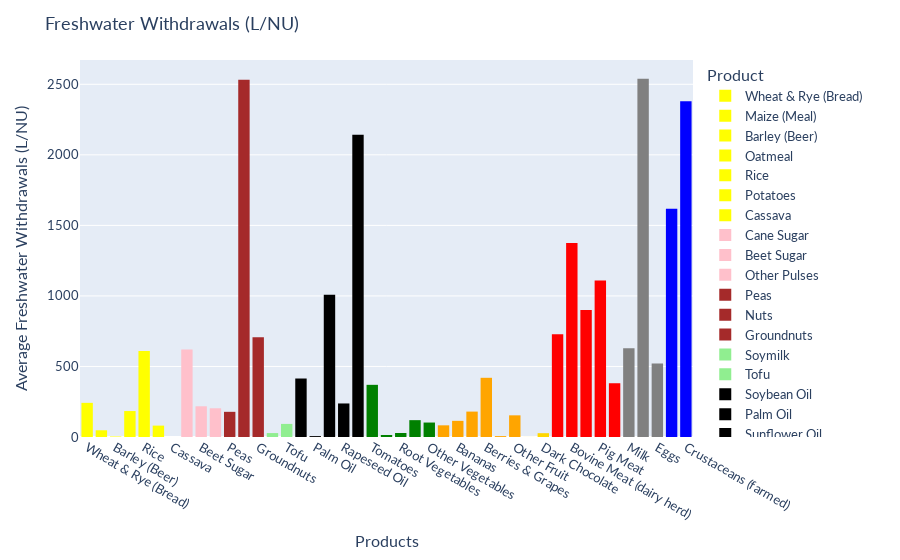

Notebook source saved alongside this figure:
### Code cell
#daan
df_land = pd.read_excel('dataset1.xls', sheet_name=1, skiprows=2,nrows=43)
colormap = {
    'Wheat & Rye (Bread)':'yellow',
    'Maize (Meal)':'yellow',
    'Barley (Beer)':'yellow',
    'Oatmeal':'yellow',
    'Rice':'yellow',
    'Potatoes':'yellow',
    'Cassava':'yellow',
    'Cane Sugar':'pink',
    'Beet Sugar':'pink',
    'Other Pulses':'pink',
    'Peas':'brown',
    'Nuts':'brown',
    'Groundnuts':'brown',
    'Soymilk':'lightgreen',
    'Tofu':'lightgreen',
    'Soybean Oil':'black',
    'Palm Oil':'black',
    'Sunflower Oil':'black',
    'Rapeseed Oil':'black',
    'Olive Oil':'black',
    'Tomatoes':'green',
    'Onions & Leeks':'green',
    'Root Vegetables':'green',
    'Brassicas':'green',
    'Other Vegetables':'green',
    'Citrus Fruit':'orange',
    'Bananas':'orange',
    'Apples':'orange',
    'Berries & Grapes':'orange',
    'Wine':'orange',
    'Other Fruit':'orange',
    'Coffee':'gold',
    'Dark Chocolate':'gold',
    'Bovine Meat (beef herd)':'red',
    'Bovine Meat (dairy herd)':'red',
    'Lamb & Mutton':'red',
    'Pig Meat':'red',
    'Poultry Meat':'red',
    'Milk':'grey',
    'Cheese':'grey',
    'Eggs':'grey',
    'Fish (farmed)':'blue',
    'Crustaceans (farmed)':'blue'
}
color_sequence = ['red', 'green', 'blue', 'orange', 'purple']
# fig = px.histogram(df_land, x='Product', y='Mean.5', color_discrete_map=colormap)
fig = px.histogram(df_land, x='Product', y='Mean.5', color='Product', color_discrete_map=colormap)
fig.update_layout(
    font=dict(
        family='Lato, "Helvetica Neue", Helvetica, Arial, "Liberation Sans", sans-serif',
        size=13,
    ),
    yaxis=dict(title='Average Freshwater Withdrawals (L/NU)'),
    xaxis=dict(title='Products'),
    title='Freshwater Withdrawals (L/NU)'
)
fig.show()

### Figure 1 — Plotly figure (JSON) as saved in the notebook; plotly's stock layout.template omitted (floating-point values rounded to 4 significant figures)
{"data": [{"alignmentgroup": "True", "bingroup": "x", "histfunc": "sum", "hovertemplate": "Product=%{x}<br>sum of Mean.5=%{y}<extra></extra>", "legendgroup": "Wheat & Rye (Bread)", "marker": {"color": "yellow", "pattern": {"shape": ""}}, "name": "Wheat & Rye (Bread)", "offsetgroup": "Wheat & Rye (Bread)", "orientation": "v", "showlegend": true, "type": "histogram", "x": ["Wheat & Rye (Bread)"], "xaxis": "x", "y": [242.0], "yaxis": "y"}, {"alignmentgroup": "True", "bingroup": "x", "histfunc": "sum", "hovertemplate": "Product=%{x}<br>sum of Mean.5=%{y}<extra></extra>", "legendgroup": "Maize (Meal)", "marker": {"color": "yellow", "pattern": {"shape": ""}}, "name": "Maize (Meal)", "offsetgroup": "Maize (Meal)", "orientation": "v", "showlegend": true, "type": "histogram", "x": ["Maize (Meal)"], "xaxis": "x", "y": [47.69], "yaxis": "y"}, {"alignmentgroup": "True", "bingroup": "x", "histfunc": "sum", "hovertemplate": "Product=%{x}<br>sum of Mean.5=%{y}<extra></extra>", "legendgroup": "Barley (Beer)", "marker": {"color": "yellow", "pattern": {"shape": ""}}, "name": "Barley (Beer)", "offsetgroup": "Barley (Beer)", "orientation": "v", "showlegend": true, "type": "histogram", "x": ["Barley (Beer)"], "xaxis": "x", "y": [3.42], "yaxis": "y"}, {"alignmentgroup": "True", "bingroup": "x", "histfunc": "sum", "hovertemplate": "Product=%{x}<br>sum of Mean.5=%{y}<extra></extra>", "legendgroup": "Oatmeal", "marker": {"color": "yellow", "pattern": {"shape": ""}}, "name": "Oatmeal", "offsetgroup": "Oatmeal", "orientation": "v", "showlegend": true, "type": "histogram", "x": ["Oatmeal"], "xaxis": "x", "y": [183.9], "yaxis": "y"}, {"alignmentgroup": "True", "bingroup": "x", "histfunc": "sum", "hovertemplate": "Product=%{x}<br>sum of Mean.5=%{y}<extra></extra>", "legendgroup": "Rice", "marker": {"color": "yellow", "pattern": {"shape": ""}}, "name": "Rice", "offsetgroup": "Rice", "orientation": "v", "showlegend": true, "type": "histogram", "x": ["Rice"], "xaxis": "x", "y": [610.0], "yaxis": "y"}, {"alignmentgroup": "True", "bingroup": "x", "histfunc": "sum", "hovertemplate": "Product=%{x}<br>sum of Mean.5=%{y}<extra></extra>", "legendgroup": "Potatoes", "marker": {"color": "yellow", "pattern": {"shape": ""}}, "name": "Potatoes", "offsetgroup": "Potatoes", "orientation": "v", "showlegend": true, "type": "histogram", "x": ["Potatoes"], "xaxis": "x", "y": [80.74], "yaxis": "y"}, {"alignmentgroup": "True", "bingroup": "x", "histfunc": "sum", "hovertemplate": "Product=%{x}<br>sum of Mean.5=%{y}<extra></extra>", "legendgroup": "Cassava", "marker": {"color": "yellow", "pattern": {"shape": ""}}, "name": "Cassava", "offsetgroup": "Cassava", "orientation": "v", "showlegend": true, "type": "histogram", "x": ["Cassava"], "xaxis": "x", "y": [0], "yaxis": "y"}, {"alignmentgroup": "True", "bingroup": "x", "histfunc": "sum", "hovertemplate": "Product=%{x}<br>sum of Mean.5=%{y}<extra></extra>", "legendgroup": "Cane Sugar", "marker": {"color": "pink", "pattern": {"shape": ""}}, "name": "Cane Sugar", "offsetgroup": "Cane Sugar", "orientation": "v", "showlegend": true, "type": "histogram", "x": ["Cane Sugar"], "xaxis": "x", "y": [620.1], "yaxis": "y"}, {"alignmentgroup": "True", "bingroup": "x", "histfunc": "sum", "hovertemplate": "Product=%{x}<br>sum of Mean.5=%{y}<extra></extra>", "legendgroup": "Beet Sugar", "marker": {"color": "pink", "pattern": {"shape": ""}}, "name": "Beet Sugar", "offsetgroup": "Beet Sugar", "orientation": "v", "showlegend": true, "type": "histogram", "x": ["Beet Sugar"], "xaxis": "x", "y": [217.7], "yaxis": "y"}, {"alignmentgroup": "True", "bingroup": "x", "histfunc": "sum", "hovertemplate": "Product=%{x}<br>sum of Mean.5=%{y}<extra></extra>", "legendgroup": "Other Pulses", "marker": {"color": "pink", "pattern": {"shape": ""}}, "name": "Other Pulses", "offsetgroup": "Other Pulses", "orientation": "v", "showlegend": true, "type": "histogram", "x": ["Other Pulses"], "xaxis": "x", "y": [203.5], "yaxis": "y"}, {"alignmentgroup": "True", "bingroup": "x", "histfunc": "sum", "hovertemplate": "Product=%{x}<br>sum of Mean.5=%{y}<extra></extra>", "legendgroup": "Peas", "marker": {"color": "brown", "pattern": {"shape": ""}}, "name": "Peas", "offsetgroup": "Peas", "orientation": "v", "showlegend": true, "type": "histogram", "x": ["Peas"], "xaxis": "x", "y": [178.5], "yaxis": "y"}, {"alignmentgroup": "True", "bingroup": "x", "histfunc": "sum", "hovertemplate": "Product=%{x}<br>sum of Mean.5=%{y}<extra></extra>", "legendgroup": "Nuts", "marker": {"color": "brown", "pattern": {"shape": ""}}, "name": "Nuts", "offsetgroup": "Nuts", "orientation": "v", "showlegend": true, "type": "histogram", "x": ["Nuts"], "xaxis": "x", "y": [2531.0], "yaxis": "y"}, {"alignmentgroup": "True", "bingroup": "x", "histfunc": "sum", "hovertemplate": "Product=%{x}<br>sum of Mean.5=%{y}<extra></extra>", "legendgroup": "Groundnuts", "marker": {"color": "brown", "pattern": {"shape": ""}}, "name": "Groundnuts", "offsetgroup": "Groundnuts", "orientation": "v", "showlegend": true, "type": "histogram", "x": ["Groundnuts"], "xaxis": "x", "y": [707.5], "yaxis": "y"}, {"alignmentgroup": "True", "bingroup": "x", "histfunc": "sum", "hovertemplate": "Product=%{x}<br>sum of Mean.5=%{y}<extra></extra>", "legendgroup": "Soymilk", "marker": {"color": "lightgreen", "pattern": {"shape": ""}}, "name": "Soymilk", "offsetgroup": "Soymilk", "orientation": "v", "showlegend": true, "type": "histogram", "x": ["Soymilk"], "xaxis": "x", "y": [27.8], "yaxis": "y"}, {"alignmentgroup": "True", "bingroup": "x", "histfunc": "sum", "hovertemplate": "Product=%{x}<br>sum of Mean.5=%{y}<extra></extra>", "legendgroup": "Tofu", "marker": {"color": "lightgreen", "pattern": {"shape": ""}}, "name": "Tofu", "offsetgroup": "Tofu", "orientation": "v", "showlegend": true, "type": "histogram", "x": ["Tofu"], "xaxis": "x", "y": [92.87], "yaxis": "y"}, {"alignmentgroup": "True", "bingroup": "x", "histfunc": "sum", "hovertemplate": "Product=%{x}<br>sum of Mean.5=%{y}<extra></extra>", "legendgroup": "Soybean Oil", "marker": {"color": "black", "pattern": {"shape": ""}}, "name": "Soybean Oil", "offsetgroup": "Soybean Oil", "orientation": "v", "showlegend": true, "type": "histogram", "x": ["Soybean Oil"], "xaxis": "x", "y": [414.6], "yaxis": "y"}, {"alignmentgroup": "True", "bingroup": "x", "histfunc": "sum", "hovertemplate": "Product=%{x}<br>sum of Mean.5=%{y}<extra></extra>", "legendgroup": "Palm Oil", "marker": {"color": "black", "pattern": {"shape": ""}}, "name": "Palm Oil", "offsetgroup": "Palm Oil", "orientation": "v", "showlegend": true, "type": "histogram", "x": ["Palm Oil"], "xaxis": "x", "y": [6.4], "yaxis": "y"}, {"alignmentgroup": "True", "bingroup": "x", "histfunc": "sum", "hovertemplate": "Product=%{x}<br>sum of Mean.5=%{y}<extra></extra>", "legendgroup": "Sunflower Oil", "marker": {"color": "black", "pattern": {"shape": ""}}, "name": "Sunflower Oil", "offsetgroup": "Sunflower Oil", "orientation": "v", "showlegend": true, "type": "histogram", "x": ["Sunflower Oil"], "xaxis": "x", "y": [1008.0], "yaxis": "y"}, {"alignmentgroup": "True", "bingroup": "x", "histfunc": "sum", "hovertemplate": "Product=%{x}<br>sum of Mean.5=%{y}<extra></extra>", "legendgroup": "Rapeseed Oil", "marker": {"color": "black", "pattern": {"shape": ""}}, "name": "Rapeseed Oil", "offsetgroup": "Rapeseed Oil", "orientation": "v", "showlegend": true, "type": "histogram", "x": ["Rapeseed Oil"], "xaxis": "x", "y": [237.7], "yaxis": "y"}, {"alignmentgroup": "True", "bingroup": "x", "histfunc": "sum", "hovertemplate": "Product=%{x}<br>sum of Mean.5=%{y}<extra></extra>", "legendgroup": "Olive Oil", "marker": {"color": "black", "pattern": {"shape": ""}}, "name": "Olive Oil", "offsetgroup": "Olive Oil", "orientation": "v", "showlegend": true, "type": "histogram", "x": ["Olive Oil"], "xaxis": "x", "y": [2142.0], "yaxis": "y"}, {"alignmentgroup": "True", "bingroup": "x", "histfunc": "sum", "hovertemplate": "Product=%{x}<br>sum of Mean.5=%{y}<extra></extra>", "legendgroup": "Tomatoes", "marker": {"color": "green", "pattern": {"shape": ""}}, "name": "Tomatoes", "offsetgroup": "Tomatoes", "orientation": "v", "showlegend": true, "type": "histogram", "x": ["Tomatoes"], "xaxis": "x", "y": [369.8], "yaxis": "y"}, {"alignmentgroup": "True", "bingroup": "x", "histfunc": "sum", "hovertemplate": "Product=%{x}<br>sum of Mean.5=%{y}<extra></extra>", "legendgroup": "Onions & Leeks", "marker": {"color": "green", "pattern": {"shape": ""}}, "name": "Onions & Leeks", "offsetgroup": "Onions & Leeks", "orientation": "v", "showlegend": true, "type": "histogram", "x": ["Onions & Leeks"], "xaxis": "x", "y": [14.3], "yaxis": "y"}, {"alignmentgroup": "True", "bingroup": "x", "histfunc": "sum", "hovertemplate": "Product=%{x}<br>sum of Mean.5=%{y}<extra></extra>", "legendgroup": "Root Vegetables", "marker": {"color": "green", "pattern": {"shape": ""}}, "name": "Root Vegetables", "offsetgroup": "Root Vegetables", "orientation": "v", "showlegend": true, "type": "histogram", "x": ["Root Vegetables"], "xaxis": "x", "y": [28.4], "yaxis": "y"}, {"alignmentgroup": "True", "bingroup": "x", "histfunc": "sum", "hovertemplate": "Product=%{x}<br>sum of Mean.5=%{y}<extra></extra>", "legendgroup": "Brassicas", "marker": {"color": "green", "pattern": {"shape": ""}}, "name": "Brassicas", "offsetgroup": "Brassicas", "orientation": "v", "showlegend": true, "type": "histogram", "x": ["Brassicas"], "xaxis": "x", "y": [119.4], "yaxis": "y"}, {"alignmentgroup": "True", "bingroup": "x", "histfunc": "sum", "hovertemplate": "Product=%{x}<br>sum of Mean.5=%{y}<extra></extra>", "legendgroup": "Other Vegetables", "marker": {"color": "green", "pattern": {"shape": ""}}, "name": "Other Vegetables", "offsetgroup": "Other Vegetables", "orientation": "v", "showlegend": true, "type": "histogram", "x": ["Other Vegetables"], "xaxis": "x", "y": [102.5], "yaxis": "y"}, {"alignmentgroup": "True", "bingroup": "x", "histfunc": "sum", "hovertemplate": "Product=%{x}<br>sum of Mean.5=%{y}<extra></extra>", "legendgroup": "Citrus Fruit", "marker": {"color": "orange", "pattern": {"shape": ""}}, "name": "Citrus Fruit", "offsetgroup": "Citrus Fruit", "orientation": "v", "showlegend": true, "type": "histogram", "x": ["Citrus Fruit"], "xaxis": "x", "y": [82.7], "yaxis": "y"}, {"alignmentgroup": "True", "bingroup": "x", "histfunc": "sum", "hovertemplate": "Product=%{x}<br>sum of Mean.5=%{y}<extra></extra>", "legendgroup": "Bananas", "marker": {"color": "orange", "pattern": {"shape": ""}}, "name": "Bananas", "offsetgroup": "Bananas", "orientation": "v", "showlegend": true, "type": "histogram", "x": ["Bananas"], "xaxis": "x", "y": [114.5], "yaxis": "y"}, {"alignmentgroup": "True", "bingroup": "x", "histfunc": "sum", "hovertemplate": "Product=%{x}<br>sum of Mean.5=%{y}<extra></extra>", "legendgroup": "Apples", "marker": {"color": "orange", "pattern": {"shape": ""}}, "name": "Apples", "offsetgroup": "Apples", "orientation": "v", "showlegend": true, "type": "histogram", "x": ["Apples"], "xaxis": "x", "y": [180.1], "yaxis": "y"}, {"alignmentgroup": "True", "bingroup": "x", "histfunc": "sum", "hovertemplate": "Product=%{x}<br>sum of Mean.5=%{y}<extra></extra>", "legendgroup": "Berries & Grapes", "marker": {"color": "orange", "pattern": {"shape": ""}}, "name": "Berries & Grapes", "offsetgroup": "Berries & Grapes", "orientation": "v", "showlegend": true, "type": "histogram", "x": ["Berries & Grapes"], "xaxis": "x", "y": [419.6], "yaxis": "y"}, {"alignmentgroup": "True", "bingroup": "x", "histfunc": "sum", "hovertemplate": "Product=%{x}<br>sum of Mean.5=%{y}<extra></extra>", "legendgroup": "Wine", "marker": {"color": "orange", "pattern": {"shape": ""}}, "name": "Wine", "offsetgroup": "Wine", "orientation": "v", "showlegend": true, "type": "histogram", "x": ["Wine"], "xaxis": "x", "y": [6.312], "yaxis": "y"}, {"alignmentgroup": "True", "bingroup": "x", "histfunc": "sum", "hovertemplate": "Product=%{x}<br>sum of Mean.5=%{y}<extra></extra>", "legendgroup": "Other Fruit", "marker": {"color": "orange", "pattern": {"shape": ""}}, "name": "Other Fruit", "offsetgroup": "Other Fruit", "orientation": "v", "showlegend": true, "type": "histogram", "x": ["Other Fruit"], "xaxis": "x", "y": [153.5], "yaxis": "y"}, {"alignmentgroup": "True", "bingroup": "x", "histfunc": "sum", "hovertemplate": "Product=%{x}<br>sum of Mean.5=%{y}<extra></extra>", "legendgroup": "Coffee", "marker": {"color": "gold", "pattern": {"shape": ""}}, "name": "Coffee", "offsetgroup": "Coffee", "orientation": "v", "showlegend": true, "type": "histogram", "x": ["Coffee"], "xaxis": "x", "y": [0.3885], "yaxis": "y"}, {"alignmentgroup": "True", "bingroup": "x", "histfunc": "sum", "hovertemplate": "Product=%{x}<br>sum of Mean.5=%{y}<extra></extra>", "legendgroup": "Dark Chocolate", "marker": {"color": "gold", "pattern": {"shape": ""}}, "name": "Dark Chocolate", "offsetgroup": "Dark Chocolate", "orientation": "v", "showlegend": true, "type": "histogram", "x": ["Dark Chocolate"], "xaxis": "x", "y": [27.03], "yaxis": "y"}, {"alignmentgroup": "True", "bingroup": "x", "histfunc": "sum", "hovertemplate": "Product=%{x}<br>sum of Mean.5=%{y}<extra></extra>", "legendgroup": "Bovine Meat (beef herd)", "marker": {"color": "red", "pattern": {"shape": ""}}, "name": "Bovine Meat (beef herd)", "offsetgroup": "Bovine Meat (beef herd)", "orientation": "v", "showlegend": true, "type": "histogram", "x": ["Bovine Meat (beef herd)"], "xaxis": "x", "y": [727.8], "yaxis": "y"}, {"alignmentgroup": "True", "bingroup": "x", "histfunc": "sum", "hovertemplate": "Product=%{x}<br>sum of Mean.5=%{y}<extra></extra>", "legendgroup": "Bovine Meat (dairy herd)", "marker": {"color": "red", "pattern": {"shape": ""}}, "name": "Bovine Meat (dairy herd)", "offsetgroup": "Bovine Meat (dairy herd)", "orientation": "v", "showlegend": true, "type": "histogram", "x": ["Bovine Meat (dairy herd)"], "xaxis": "x", "y": [1375.0], "yaxis": "y"}, {"alignmentgroup": "True", "bingroup": "x", "histfunc": "sum", "hovertemplate": "Product=%{x}<br>sum of Mean.5=%{y}<extra></extra>", "legendgroup": "Lamb & Mutton", "marker": {"color": "red", "pattern": {"shape": ""}}, "name": "Lamb & Mutton", "offsetgroup": "Lamb & Mutton", "orientation": "v", "showlegend": true, "type": "histogram", "x": ["Lamb & Mutton"], "xaxis": "x", "y": [900.9], "yaxis": "y"}, {"alignmentgroup": "True", "bingroup": "x", "histfunc": "sum", "hovertemplate": "Product=%{x}<br>sum of Mean.5=%{y}<extra></extra>", "legendgroup": "Pig Meat", "marker": {"color": "red", "pattern": {"shape": ""}}, "name": "Pig Meat", "offsetgroup": "Pig Meat", "orientation": "v", "showlegend": true, "type": "histogram", "x": ["Pig Meat"], "xaxis": "x", "y": [1110.0], "yaxis": "y"}, {"alignmentgroup": "True", "bingroup": "x", "histfunc": "sum", "hovertemplate": "Product=%{x}<br>sum of Mean.5=%{y}<extra></extra>", "legendgroup": "Poultry Meat", "marker": {"color": "red", "pattern": {"shape": ""}}, "name": "Poultry Meat", "offsetgroup": "Poultry Meat", "orientation": "v", "showlegend": true, "type": "histogram", "x": ["Poultry Meat"], "xaxis": "x", "y": [381.1], "yaxis": "y"}, {"alignmentgroup": "True", "bingroup": "x", "histfunc": "sum", "hovertemplate": "Product=%{x}<br>sum of Mean.5=%{y}<extra></extra>", "legendgroup": "Milk", "marker": {"color": "grey", "pattern": {"shape": ""}}, "name": "Milk", "offsetgroup": "Milk", "orientation": "v", "showlegend": true, "type": "histogram", "x": ["Milk"], "xaxis": "x", "y": [628.2], "yaxis": "y"}, {"alignmentgroup": "True", "bingroup": "x", "histfunc": "sum", "hovertemplate": "Product=%{x}<br>sum of Mean.5=%{y}<extra></extra>", "legendgroup": "Cheese", "marker": {"color": "grey", "pattern": {"shape": ""}}, "name": "Cheese", "offsetgroup": "Cheese", "orientation": "v", "showlegend": true, "type": "histogram", "x": ["Cheese"], "xaxis": "x", "y": [2539.0], "yaxis": "y"}, {"alignmentgroup": "True", "bingroup": "x", "histfunc": "sum", "hovertemplate": "Product=%{x}<br>sum of Mean.5=%{y}<extra></extra>", "legendgroup": "Eggs", "marker": {"color": "grey", "pattern": {"shape": ""}}, "name": "Eggs", "offsetgroup": "Eggs", "orientation": "v", "showlegend": true, "type": "histogram", "x": ["Eggs"], "xaxis": "x", "y": [520.6], "yaxis": "y"}, {"alignmentgroup": "True", "bingroup": "x", "histfunc": "sum", "hovertemplate": "Product=%{x}<br>sum of Mean.5=%{y}<extra></extra>", "legendgroup": "Fish (farmed)", "marker": {"color": "blue", "pattern": {"shape": ""}}, "name": "Fish (farmed)", "offsetgroup": "Fish (farmed)", "orientation": "v", "showlegend": true, "type": "histogram", "x": ["Fish (farmed)"], "xaxis": "x", "y": [1619.0], "yaxis": "y"}, {"alignmentgroup": "True", "bingroup": "x", "histfunc": "sum", "hovertemplate": "Product=%{x}<br>sum of Mean.5=%{y}<extra></extra>", "legendgroup": "Crustaceans (farmed)", "marker": {"color": "blue", "pattern": {"shape": ""}}, "name": "Crustaceans (farmed)", "offsetgroup": "Crustaceans (farmed)", "orientation": "v", "showlegend": true, "type": "histogram", "x": ["Crustaceans (farmed)"], "xaxis": "x", "y": [2380.0], "yaxis": "y"}], "layout": {"barmode": "relative", "font": {"family": "Lato, \"Helvetica Neue\", Helvetica, Arial, \"Liberation Sans\", sans-serif", "size": 13}, "legend": {"title": {"text": "Product"}, "tracegroupgap": 0}, "margin": {"t": 60}, "title": {"text": "Freshwater Withdrawals (L/NU)"}, "xaxis": {"anchor": "y", "categoryarray": ["Wheat & Rye (Bread)", "Maize (Meal)", "Barley (Beer)", "Oatmeal", "Rice", "Potatoes", "Cassava", "Cane Sugar", "Beet Sugar", "Other Pulses", "Peas", "Nuts", "Groundnuts", "Soymilk", "Tofu", "Soybean Oil", "Palm Oil", "Sunflower Oil", "Rapeseed Oil", "Olive Oil", "Tomatoes", "Onions & Leeks", "Root Vegetables", "Brassicas", "Other Vegetables", "Citrus Fruit", "Bananas", "Apples", "Berries & Grapes", "Wine", "Other Fruit", "Coffee", "Dark Chocolate", "Bovine Meat (beef herd)", "Bovine Meat (dairy herd)", "Lamb & Mutton", "Pig Meat", "Poultry Meat", "Milk", "Cheese", "Eggs", "Fish (farmed)", "Crustaceans (farmed)"], "categoryorder": "array", "domain": [0, 1], "title": {"text": "Products"}}, "yaxis": {"anchor": "x", "domain": [0, 1], "title": {"text": "Average Freshwater Withdrawals (L/NU)"}}}}
